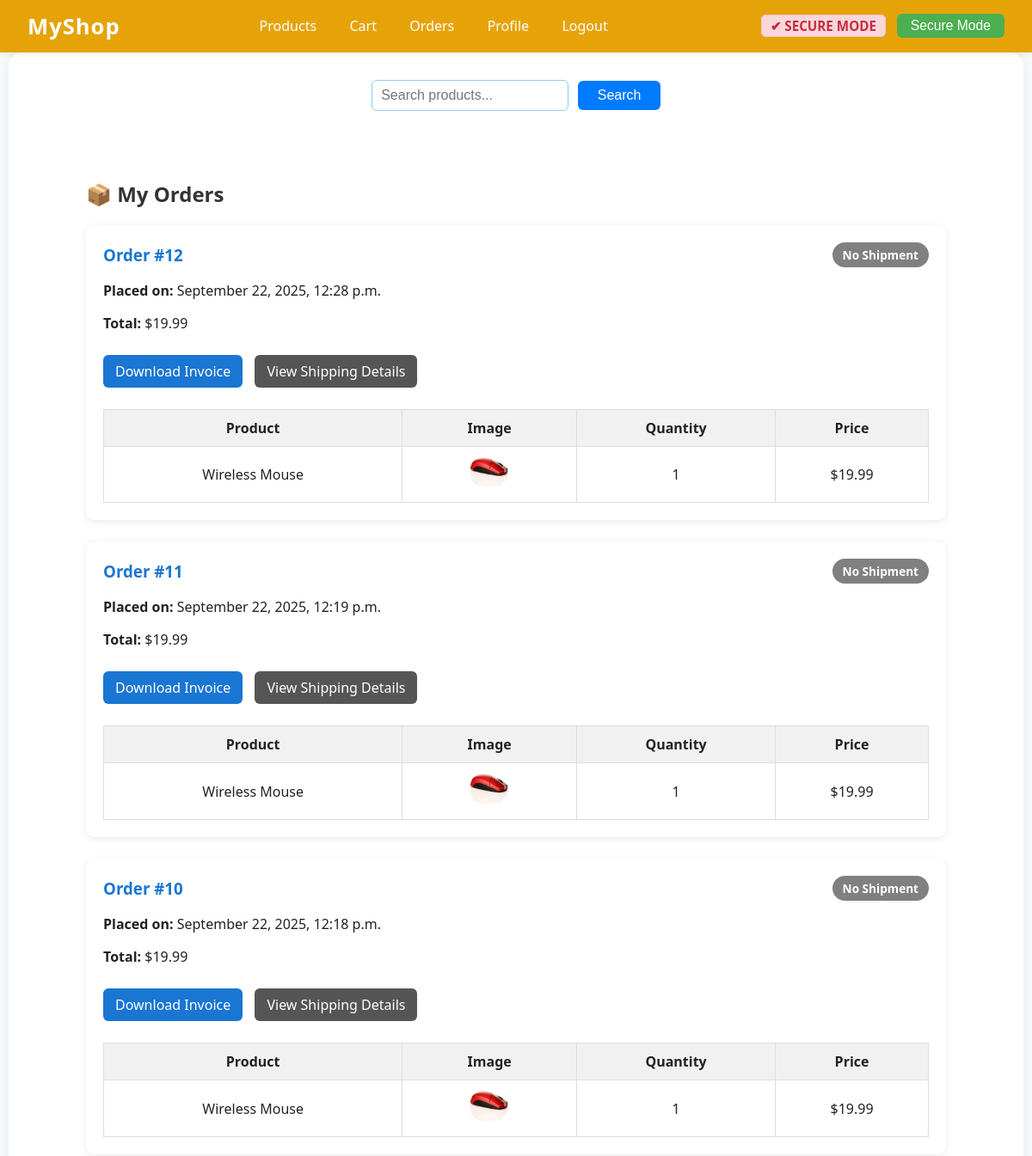
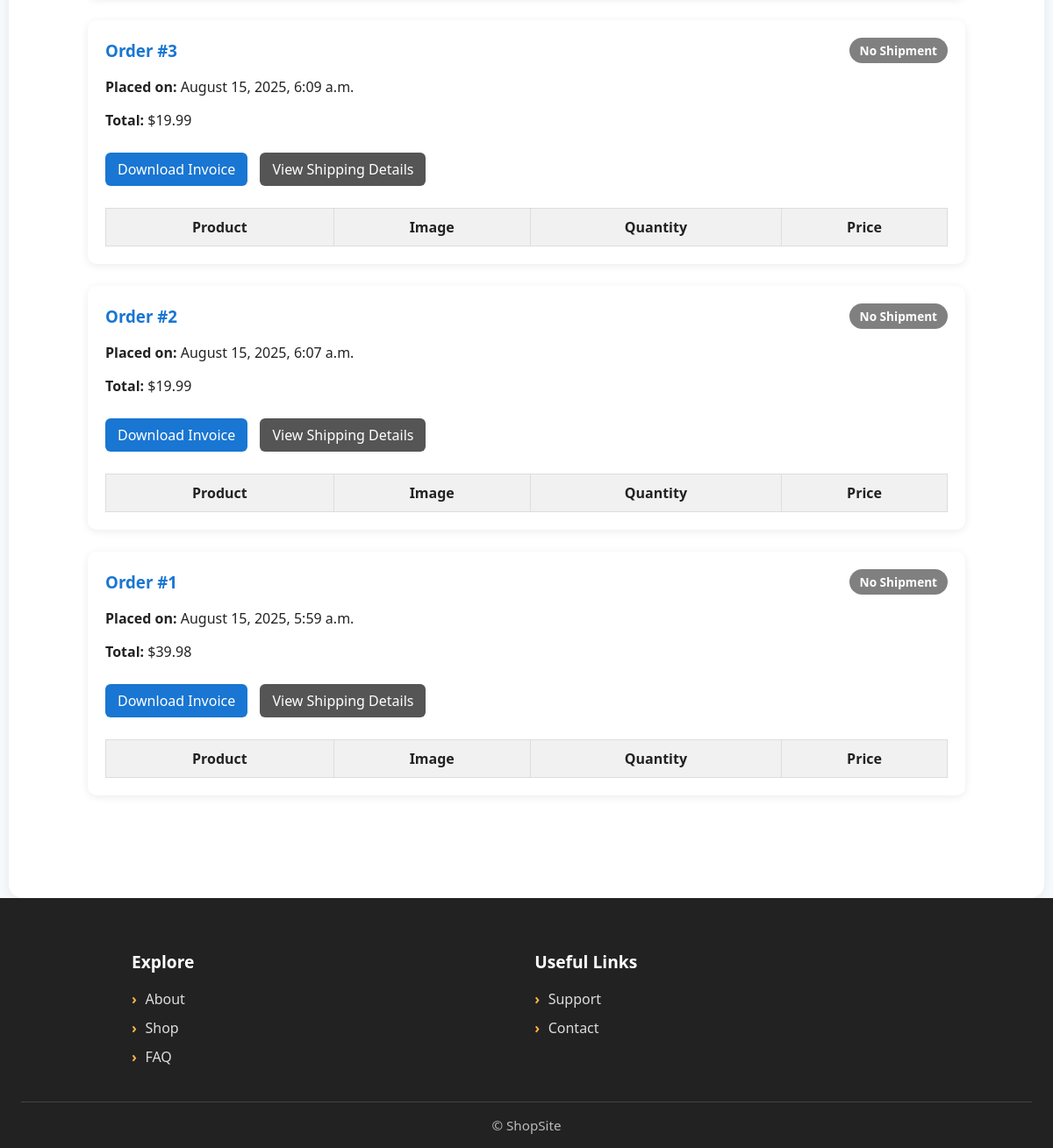
/orders/my-orders/ (signed in), run on the app's committed database (2 pictures, top to bottom).
### orders/models.py (models this page shows, shortened)
class Order(models.Model):
    user = models.ForeignKey(User, null=True, blank=True, on_delete=models.SET_NULL)
    total = models.DecimalField(max_digits=10, decimal_places=2)
    created_at = models.DateTimeField(auto_now_add=True)
    updated_at = models.DateTimeField(auto_now=True)

class OrderItem(models.Model):
    order = models.ForeignKey(Order, related_name="items", on_delete=models.CASCADE)
    product = models.ForeignKey(Product, on_delete=models.CASCADE)
    quantity = models.PositiveIntegerField(default=1)
    price = models.DecimalField(max_digits=10, decimal_places=2)
    added_at = models.DateTimeField(default=timezone.now)

### products/models.py (models this page shows, shortened)
class Product(models.Model):
    category = models.ForeignKey(Category, related_name='products', on_delete=models.CASCADE)
    name = models.CharField(max_length=255)
    slug = models.SlugField(unique=True)
    description = models.TextField(blank=True)
    price = models.DecimalField(max_digits=10, decimal_places=2)
    image = models.ImageField(upload_to='products/', blank=True, null=True)
    stock = models.PositiveIntegerField(default=10) # New field for stock quantity

### orders/views.py (the view)
# urls.py: path("my-orders/", views.my_orders, name="my_orders"),
@login_required
def my_orders(request):
    orders = (
        Order.objects.filter(user=request.user)
        .prefetch_related(
            "items__product",
            Prefetch("shipment", queryset=Shipment.objects.all())
        )
        .order_by("-created_at")
    )
    return render(request, "orders/my_orders.html", {"orders": orders})

### core/context_processors.py (called while the page is built)
def simulation_mode(request):
    mode = request.session.get('sim_mode')
    if not mode:
        mode = getattr(settings, "SIMULATION_MODE", "secure")
        request.session['sim_mode'] = mode
    return {"simulation_mode": mode}  # consistent with JS base.html

### orders/templates/orders/my_orders.html (shortened to what this page needs)
{% extends "base.html" %}
{% load static %}
{% block extra_css %}
<link rel="stylesheet" href="{% static 'css/my_orders.css' %}">
{% endblock %}
{% block content %}
<div class="my-orders-container">
  <h2>📦 My Orders</h2>
  {% if orders %}
    {% for order in orders %}
      <div class="order-card">
        <div class="order-header">
          <h3>Order #{{ order.id }}</h3>
          {% if order.shipment.first %}
            <span class="status {{ order.shipment.first.status|lower }}">
              {{ order.shipment.first.status }}
            </span>
          {% else %}
            <span class="status other">No Shipment</span>
          {% endif %}
        </div>
        <p><strong>Placed on:</strong> {{ order.created_at|date:"F j, Y, g:i a" }}</p>
        <p><strong>Total:</strong> ${{ order.total }}</p>
        <p class="order-actions">
          <a href="{% url 'orders:download_invoice' order.id %}" class="btn">Download Invoice</a>
          <a href="{% url 'shipping:shipping_details' order.id %}" class="btn-secondary">View Shipping Details</a>
        </p>
        <table class="order-table">
          <thead>
            <tr>
              <th>Product</th>
              <th>Image</th>
              <th>Quantity</th>
              <th>Price</th>
            </tr>
          </thead>
          <tbody>
          {% for item in order.items.all %}
            <tr>
              <td>{{ item.product.name }}</td>
              <td>
                {% if item.product.image %}
                  <img src="{{ item.product.image.url }}" alt="{{ item.product.name }}" class="product-image">
                {% else %}
                  <span>No image</span>
                {% endif %}
              </td>
              <td>{{ item.quantity }}</td>
              <td>${{ item.price }}</td>
            </tr>
          {% endfor %}
          </tbody>
        </table>
      </div>
    {% endfor %}
  {% else %}
    <p>You haven’t placed any orders yet.</p>
  {% endif %}
</div>
{% endblock %}

### static/css/styles.css (style rules this page uses)
body { margin: 0; padding: 0; font-family: 'Segoe UI', Arial, sans-serif; background: #f7fafd; color: #222; }

### static/css/my_orders.css (style rules this page uses)
.my-orders-container { max-width: 1000px; margin: 40px auto; padding: 20px; }
h2 { margin-bottom: 20px; color: #333; }
.order-card { background: #fff; padding: 20px; margin-bottom: 25px; border-radius: 10px; box-shadow: 0 2px 10px rgba(0,0,0,0.08); }
.order-header { display: flex; justify-content: space-between; align-items: center; }
.order-header h3 { margin: 0; color: #1976d2; }
.status { padding: 5px 12px; border-radius: 20px; font-size: 0.85rem; font-weight: bold; color: white; }
.status.other { background-color: gray; }
.btn { display: inline-block; padding: 8px 14px; margin: 10px 0; background: #1976d2; color: white; text-decoration: none; border-radius: 6px; transition: background 0.3s ease; }
.order-table { width: 100%; border-collapse: collapse; margin-top: 15px; }
.order-table th, .order-table td { border: 1px solid #ddd; padding: 10px; text-align: center; }
.order-table th { background: #f1f1f1; font-weight: bold; }
.product-image { width: 60px; height: auto; border-radius: 6px; }
.order-actions { margin: 15px 0; }
.btn { display: inline-block; padding: 8px 14px; margin-right: 10px; background: #1976d2; color: white; text-decoration: none; border-radius: 6px; transition: background 0.3s ease; }
.btn-secondary { display: inline-block; padding: 8px 14px; background: #555; color: white; text-decoration: none; border-radius: 6px; transition: background 0.3s ease; }

### data on the page
Order: id "12", shows "No Shipment", created_at "September 22, 2025, 12:28 p.m.", total "19.99"
OrderItem: product.name "Wireless Mouse", product.image (picture), quantity "1", price "19.99"
Order: id "11", shows "No Shipment", created_at "September 22, 2025, 12:19 p.m.", total "19.99"
OrderItem: product.name "Wireless Mouse", product.image (picture), quantity "1", price "19.99"
Order: id "10", shows "No Shipment", created_at "September 22, 2025, 12:18 p.m.", total "19.99"
OrderItem: product.name "Wireless Mouse", product.image (picture), quantity "1", price "19.99"
Order: id "3", shows "No Shipment", created_at "August 15, 2025, 6:09 a.m.", total "19.99"
Order: id "2", shows "No Shipment", created_at "August 15, 2025, 6:07 a.m.", total "19.99"
Order: id "1", shows "No Shipment", created_at "August 15, 2025, 5:59 a.m.", total "39.98"
